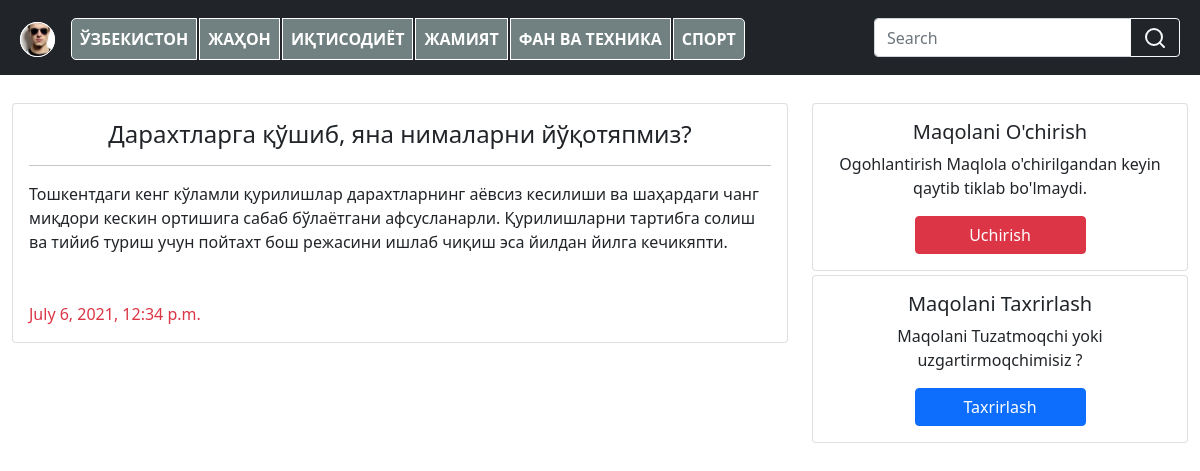
Screenshot of /2/ (signed in) with the database file from the repository.
### Maqola/models.py (models this page shows, shortened)
class Article(models.Model):
    title=models.CharField(max_length=256)
    text=models.TextField()
    date=models.DateTimeField(auto_now_add=True)
    kurish=models.PositiveIntegerField(null=True, blank=True)
    author=models.ForeignKey(
        get_user_model(),
        on_delete=models.CASCADE
    )

### Maqola/views.py (the view)
# urls.py: path('<int:pk>/',AlerDetailViewsPot.as_view(),name='detail'),
class AlerDetailViewsPot(LoginRequiredMixin,DetailView):
    model=Article
    template_name='detail.html'
    login_url='login'

### templates/detail.html (shortened to what this page needs)
{% extends 'base.html' %}
{% load static %}
{% block content %}
{% if user.is_authenticated %}
<div class="container-fluid mt-4 mb-4 mr-4 ml-4 ">
    <div class="row ">
        <div class="col-xs-12 col-sm-8 mt-1">
            <div class="col">
                <div class="card">
                    <div class="card-body ">
                        <h4 class="card-title text-center">{{object.title}}</h4>
                        <hr>
                        <p class="card-text">{{object.text}}</p>
                    </div>
                    <diw class='row'>
                        <diw class='col-6 m-3 text-danger'>
                            {{object.date}}
                        </div>
                    </div>
                </div>
                <div class='col-sm-4 col-xs-12 '>
                       <center class=''>
                            <div class="row">
                                <div class="col-12 mt-1">
                                    <div class="card">
                                    <div class="card-body">
                                        <h5 class="card-title">Maqolani O'chirish </h5>
                                        <p class="card-text">Ogohlantirish Maqlola o'chirilgandan keyin qaytib tiklab bo'lmaydi.</p>
                                        <a href="{% url 'delete' object.pk%}" class='btn btn-danger w-50'>Uchirish</a>
                                    </div>
                                    </div>
                                </div>
                                <div class="col-12 mt-1">
                                    <div class="card">
                                    <div class="card-body">
                                        <h5 class="card-title">Maqolani Taxrirlash</h5>
                                        <p class="card-text">Maqolani Tuzatmoqchi yoki uzgartirmoqchimisiz ?</p>
                                        <a href="{% url 'update' object.pk%}"  class='btn btn-primary w-50' >Taxrirlash</a>
                                    </div>
                                    </div>
                                </div>
                            </div>
                        </center>
                </div>
            </div>
        </div>
{% endif %}
{% endblock content %}

### templates/base.html (style rules this page uses)
a { list-style: none; text-decoration: none; color: black; }

### rows the page displays
Article: title "Дарахтларга қўшиб, яна нималарни йўқотяпмиз?", text "Тошкентдаги кенг кўламли қурилишлар дарахтларнинг аёвсиз кесилиши ва шаҳардаги чанг миқдори кескин ортишига сабаб бўлаётгани афсусланарли. Қурилишларни тартибга солиш ва тийиб туриш учун пойтахт бош режасини ишлаб чиқиш эса йилдан йилга кечикяпти.", date "July 6, 2021, 12:34 p.m."
